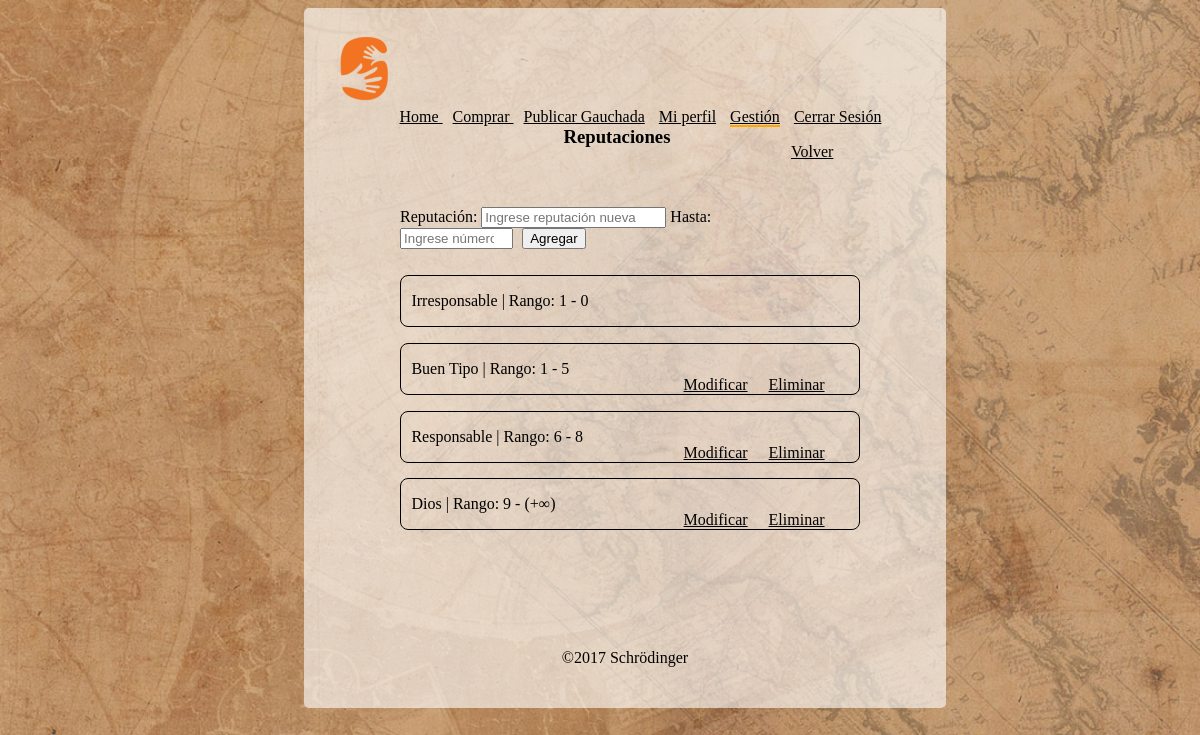
The app's page /abmRep.php (signed in) with its own data.
### tables this page shows
CREATE TABLE `reputacion` (
  `idReputacion` int(10) unsigned NOT NULL AUTO_INCREMENT,
  `reputacion` varchar(45) DEFAULT NULL,
  `hasta` int(11) DEFAULT NULL,
  `editado` timestamp NULL DEFAULT CURRENT_TIMESTAMP ON UPDATE CURRENT_TIMESTAMP,
  `creado` timestamp NULL DEFAULT CURRENT_TIMESTAMP,
  PRIMARY KEY (`idReputacion`)
);

### bd.php (called while the page is built, shortened)
<?php
function conexion($srv='localhost',$usr='root',$pass='',$bd='mydb'){
	$con = mysqli_connect($srv,$usr,$pass,$bd);
	if ($con) {
		return $con;
	} else return false;
}
function fetch($query='',$individual=false){
	$con = conexion();
	$res = mysqli_query($con,$query);
	$data=array();
	while ( $row = mysqli_fetch_assoc($res) ) {
		$data[] = $row;
	}
	if ( !$individual ) {
		return $data;
	} else {
		return $data[0];
	}
}

### abmRep.php (the view, shortened to what this page needs)
<?php $pag='Gestión';
require 'includes/encabezadoLog.php';
 if ($_SESSION['logueado'] && $_SESSION['admin'] == 1) {
 	if (isset($_GET['op']) && $_GET['op']=="new") {
 		$rep=$_POST['rep'];
 		$hasta=$_POST['hasta'];
 		$rep=strtolower($rep);
 		$rep=ucfirst($rep);
 		$query="SELECT reputacion FROM reputacion WHERE hasta='$hasta'";
 		$query2="SELECT reputacion FROM reputacion WHERE reputacion='$rep'";
 		$existe=fetch($query,true);
 		$existe2=fetch($query2,true);
 		if ($existe) {
 			header('location:abmRep.php?m=1'); exit();
 		}else if ($existe2){
 			header('location:abmRep.php?m=2'); exit();
 		}else {
 			$query="INSERT INTO `reputacion` (`reputacion`, `hasta`) VALUES ('$rep', '$hasta')";
 			accion($query);
 			header('location:abmRep.php?m=3');
 		}
 } else if ($_GET['op']=="del"){
 		$id=$_GET['id'];
 		$query="DELETE FROM `reputacion` WHERE `idReputacion`='$id';";
 		accion($query);
 		header('location:abmRep.php?m=6'); exit();
} else { ?>
 	<div class="menu">
	 	<p><h3 class="titulo">Reputaciones</h3>
	 	<div id="volver">
		 	<a href="gestion.php">Volver</a>
		 </div>
	</div>
	<section id="cajita">
		<div id="agregar">
			<form method="POST" action="abmRep.php?op=new">
				<p><label>Reputación: </label><input type="text" name="rep" placeholder="Ingrese reputación nueva" required>
				<label>Hasta: </label><input type="number"  min="1" style="width: 105px" name="hasta" placeholder="Ingrese número"  required>
				<button>Agregar</button><br></p>
			</form>
		</div>
		<?php $query="SELECT reputacion,
							idReputacion,
							hasta
						FROM reputacion ORDER BY hasta ASC";
		$rep=fetch($query);
		$i=0;
		$size=count($rep);
		foreach ($rep as $value) { ?>
			<?php if ($i==0 && $value['hasta']<0){
				$desde='-∞';
			} else { $desde=$rep[$i-1]['hasta']+1; }
			?>
			<div id="contR">
					<p><?php echo $value['reputacion']; ?> |
					Rango: <?php if($value['idReputacion']=='5'){
								echo $value['hasta'];
							} else { echo ($desde<0) ? "(" : "" ; echo $desde; echo ($desde<0) ? ")" : "" ; echo ($value['hasta']<0) ? " - (" : " - " ; echo($i==$size-1) ? "(+∞)" : $value['hasta']; echo ($value['hasta']<0) ? ")" : "" ;
							}?></p>
					<div id="opt" class="margen">
					 <?php if ($value['idReputacion']!='5' && $value['idReputacion']!='3') { ?>
							<a href="abmRep.php?op=mod&id=<?php echo $value['idReputacion']; ?>">Modificar</a>
							<a href="abmRep.php?op=del&id=<?php echo $value['idReputacion']; ?>">Eliminar</a>
				<?php	} ?>
						</div>
			</div>
			<?php $i++; ?>
	<?php }  ?>
	</section>
<?php } } ?>
<?php require 'includes/footer.php'; ?>

### styles/style.css (style rules this page uses)
body { background-image: url(../img/mapa3.jpg); background-repeat:repeat; background-attachment: fixed; background-size: cover; }
.menu { margin: 10%; clear: both; }
.titulo { margin-left: 37%; }
#volver { margin-bottom: 51px; margin-right: 6%; width: 20%; float: right; margin-top: -5%; }
#volver a { float:right; color: black; }
#opt { float: right; margin-top: -8%; }
#opt a { color: black; margin-right: 17px; }
#contR { margin-top: 3%; width: 86%; border: solid 1px; padding-left: 2%; border-radius: 8px; }
#contR p { width: 50%; }
#cajita { margin-left: 12%; margin-bottom: 20%; }
#agregar { margin-bottom: 5%; }
#agregar button { margin-left: 1%; }
.margen { padding: 4%; }

### records on screen
reputacion: reputacion "Irresponsable", desde "1", hasta "0", hasta "1"
reputacion: reputacion "Buen Tipo", hasta "5", hasta "6"
reputacion: reputacion "Responsable", hasta "8", hasta "9"
reputacion: reputacion "Dios"
